Frame 1 (no input): blank canvas, image omitted
Frame 60 (no input): blank canvas, image omitted
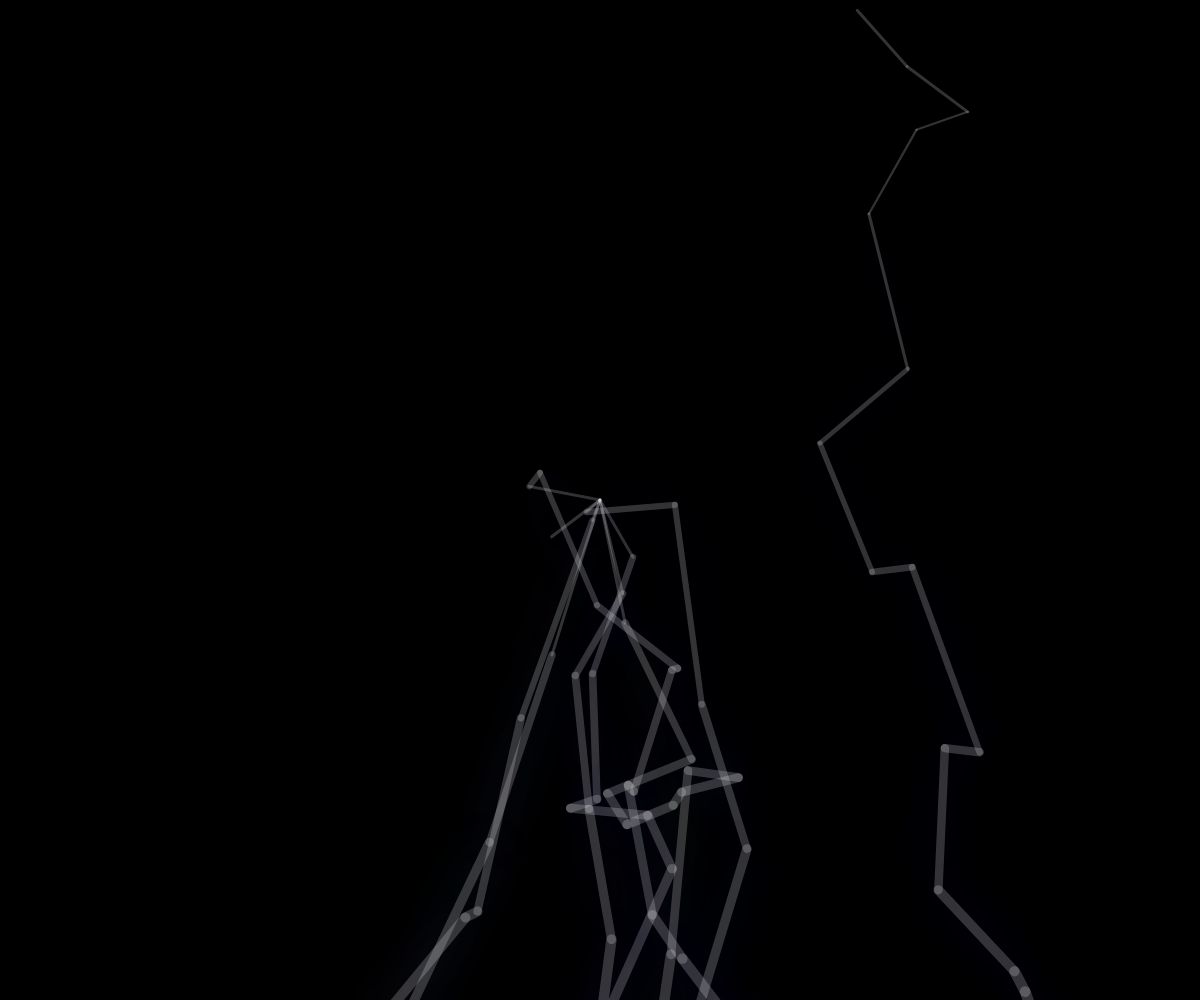
Frame 120 (the mouse pressed at the canvas centre since frame 60)

The p5.js sketch whose frames 1 and 60 were blank and that drew this single picture after the mouse press (run headless with seeded random() and noise() and a simulated clock; from frame 60 on, the mouse is pressed at the canvas centre):

// p5.js sketch
// ── sketch.js
//https://editor.p5js.org/chjno/sketches/S1wJDPdY-
//Bliksem lijn
var x;
var y;

function setup() { 
  //Canvas grootte is browser grootte
  createCanvas(windowWidth,windowHeight);
  
  //Beginpunt van bliksem
  x = random(0, windowWidth);
  y = random(0, 50);
    
  //fps
  frameRate(50);
  
  //Bliksem effect
  drawingContext.shadowOffsetX = 0;
  drawingContext.shadowOffsetY = 0;
  drawingContext.shadowBlur = 50;
  drawingContext.shadowColor = 'rgba(0, 30, 255, .8)'

  //Bliksem kleur en dikte
  stroke('rgba(255, 255, 255, .2)');
  strokeWeight(3);
  
  //Achtergrondkleur
  background(0);
  
  //Iedere 3s functie fade uitvoeren
  setInterval(fade, 3000);
}

//Wanneer muis is ingedrukt, start bliksem op de positie van de muis
function draw(startX = mouseX, startY = mouseY) {
  if (mouseIsPressed) {
      lightning();
  }
  
  //Wanneer de bliksem verticaal het scherm verlaat, begint deze opnieuw met een random shadowtint en reset de strokeweight en het opsplits moment
  if (y > height) {
      drawingContext.shadowColor = 'rgba(' + random(0, 200) + ',' + random(0, 150) + ',' + random(200, 255) + ',.8)'
    
    y = startY;
    x = startX;
    strokeWeight(3);
  }
  
  //Wanneer de bliksem horizontaal het scherm verlaat, begint deze opnieuw
  if (x > windowWidth) {
    x = startX;
  } 
}

//De bliksem functie die wordt getriggerd zodra de muis is ingedrukt
function lightning() {  

  //Bepaald enigzins random de richting van de volgende lijn
  var x2 = x + random(-100, 100);
  var y2 = y + random(-20, 200);

  line(x, y, x2, y2);
  x = x2;
  y = y2;

  //Veranderd de dikte van de bliksem
  if (y >= 100) {
    strokeWeight(1 + y / 100);
  }
}

//Iedere keer .1 opacity toevoegen
function fade() {
  stroke('rgba(255, 255, 255,' + int(.1) + ')')
} 
